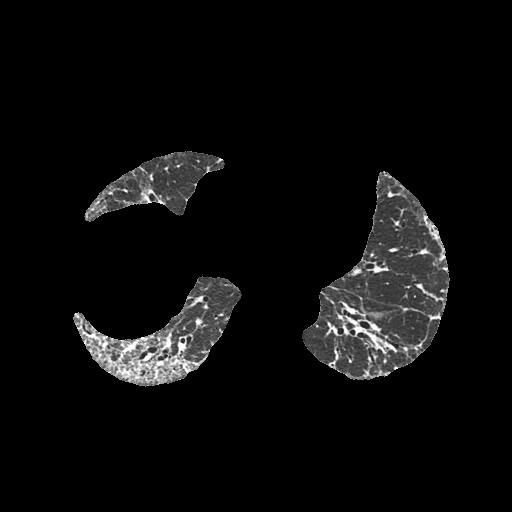
#> input picture proj/reticular_parenchyma/0100001.jpg, 512 x 512 px; its folder holds only this picture in this run
$ python part2.py
#> lines starting #> are read from the running program, lines starting #| are printed output that depends on the picture; after the words box and inside, x2 and y2 are one past the last pixel; in counts of white or black regions, pixels touching at a corner belong together
### proj/code/preProcess.py
import os
import numpy as np
import skimage.morphology as mplg
import skimage.measure as measure
import cv2


# [6 lines of commented-out code are left out]
def preprocess(path_isReticular, isReticular, open_radius, close_radius, label_size):
#> called with path_isReticular = True, isReticular = True, open_radius = 4, close_radius = 5, label_size = 300
    skip = False
    if path_isReticular:
        input_path = '../reticular_parenchyma'
        if isReticular:
            input_mask_path = "../pretreat/reticularMask/reticular"
            output_path = "../reticular_preprocess/reticular"
        else:
            skip = True
            input_mask_path = "../pretreat/reticularMask/honeycombing"
            output_path = "../reticular_preprocess/honeycombing"
    else:
        input_path = '../honeycombing_parenchyma'
        if isReticular:
            output_path = "../honeycombing_preprocess/reticular"
            input_mask_path = "../pretreat/honeycombingMask/reticular"
        else:
            output_path = "../honeycombing_preprocess/honeycombing"
            input_mask_path = "../pretreat/honeycombingMask/honeycombing"
    tmp = np.zeros((512, 512))
    if not skip:
        for root, dirs, files in os.walk(input_mask_path):
            for file in files:
                path = os.path.join(root, file)
                img = cv2.imread(path)
                gray = cv2.cvtColor(img, cv2.COLOR_BGR2GRAY)
                tmp[gray > 1] = 1

    for root, dirs, files in os.walk(input_path):
        for file in files:
            path = os.path.join(root, file)
            img = cv2.imread(path)
#> img is the input picture: shape (512, 512, 3); min 0, max 255, mean 12.2
            gray = cv2.cvtColor(img, cv2.COLOR_BGR2GRAY)
            low = 1
            high = np.max(gray)
#> high = 255
            thresh = 0
            thresh_new = (int(low) + high) / 2
#> thresh_new = 128
            while (thresh - thresh_new).__abs__() > 1:

                thresh = thresh_new
                row, col = gray.shape
                low_count = 0
                low_sum = 0
                high_count = 0
                high_sum = 0

                for i in range(row):
                    for j in range(col):
                        if gray[i, j] == 0:
                            continue
                        if gray[i, j] < thresh:
                            low_count += 1
                            low_sum += gray[i, j]
                        else:
                            high_count += 1
                            high_sum += gray[i, j]

                thresh_new = (low_sum / low_count + high_sum / high_count) / 2
#> this loop made 3 passes
#> (thresh, thresh_new) on passes 1 to 3: (128, 124.7), (124.7, 123.3), (123.3, 122.8)

            binary = np.zeros(gray.shape)
            for i in range(row):
                for j in range(col):
                    if 0 < gray[i, j] < thresh:
                        binary[i, j] = 1
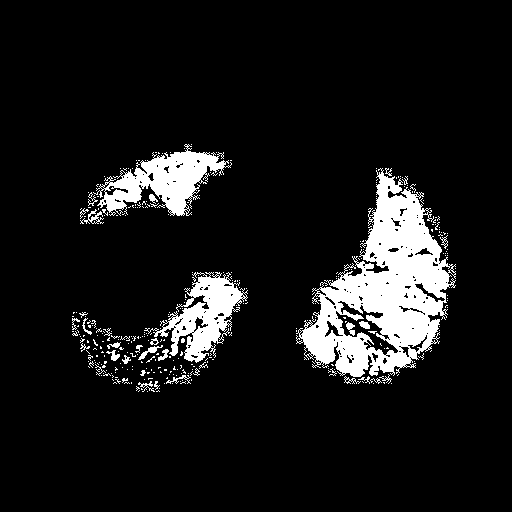
#> binary: shape (512, 512) float64; values 0 (black) and 1 (white), 9.6% white; 327 white regions (293 under 20 px), largest, box (x1, y1, x2, y2) and area: (296, 168, 456, 377) 14999, (93, 144, 232, 216) 4188, (144, 272, 248, 363) 3621

            opened = mplg.opening(binary, mplg.disk(open_radius))
            labeled = measure.label(opened, connectivity=1)
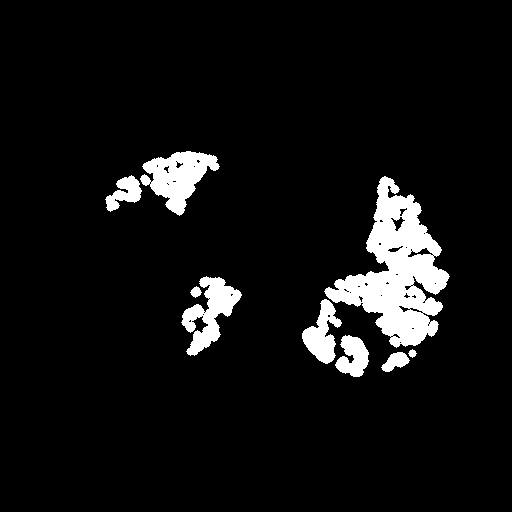
#> opened: shape (512, 512) float64; values 0 (black) and 1 (white), 6.7% white; 9 white regions, largest, box (x1, y1, x2, y2) and area: (324, 176, 450, 348) 9513, (140, 151, 220, 216) 2634, (181, 276, 242, 356) 2134
            mask_sum = np.zeros(labeled.shape)
            count = len(np.unique(labeled))
#> count = 11
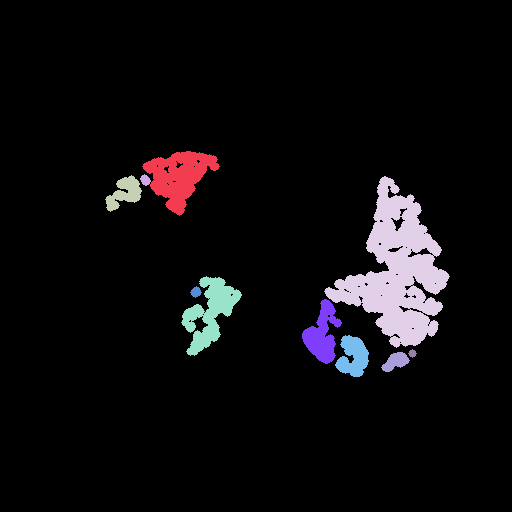
#> labeled: shape (512, 512) int64; 11 distinct labels, from 0 to 10; one colour per label, 0 black
            for i in range(count - 1):
                mask = np.zeros(labeled.shape)
                mask[labeled == i + 1] = 1
                size = len(mask[mask == 1])
                if size > label_size:
                    mask_sum += mask
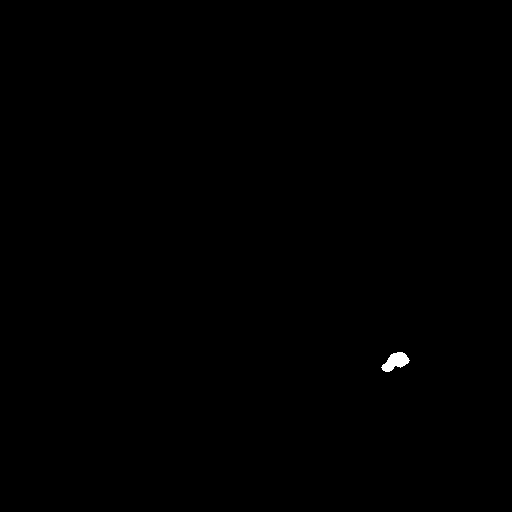
#> mask: shape (512, 512) float64; values 0 (black) and 1 (white), 0.13% white; 1 white region, box (x1, y1, x2, y2) and area: (381, 352, 410, 372) 335
#> mask_sum: shape (512, 512) float64; values 0 (black) and 1 (white), 6.7% white; 7 white regions, largest, box (x1, y1, x2, y2) and area: (324, 176, 450, 348) 9513, (142, 151, 220, 216) 2549, (181, 276, 242, 356) 2134

            closed = mplg.closing(mask_sum, mplg.disk(close_radius))

            # [8 lines of commented-out code are left out]
            img[closed == 1] = (0, 0, 0)
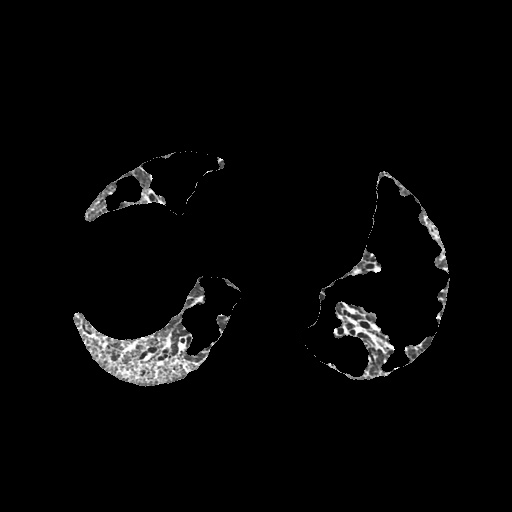
#> img: shape (512, 512, 3); 7.33% of pixels changed, all inside (x1, y1, x2, y2) = (105, 151, 450, 377)
            img[tmp == 0] = (0, 0, 0)
#> img: shape (512, 512, 3); 5.39% of pixels changed, all inside (x1, y1, x2, y2) = (72, 144, 456, 392)
            # [6 lines of commented-out code are left out]
            cv2.imwrite(os.path.join(output_path, file), img)
            # # opened[closed == 1] = 0
            # cv2.imwrite(os.path.join(mask_path, file), opened * 255)


# [3 lines that do not run on import are left out]

### proj/code/GLCM.py
import os
import cv2
import matplotlib.pyplot as plt
import numpy as np
import math
import skimage.morphology as mplg
import skimage.measure as measure

typeString = ['contrast', 'energy', 'entropy', 'homogeneity']


# gray_level = 16  # 灰度级数
# window_w, window_h = 12, 12  # 窗口大小
# dx, dy = 1, 1  # 灰度共生矩阵计算方向
#
# featureType = 3  # 对应typeString选择计算的特征值
# low, high = 0, 80  # 筛选区域，保留特征值在(low,high)之间的小窗口


# def pre(number):
#     global window_w, window_h
#     # window_w, window_h = window[number], window[number]
#     # global low
#     # low = lows[number]


# [85 lines left out: functions getMaxGrayLevel, grayDown, getGLCM, feature, feature2gray, checkWindow and 1 more, not called in this run]


def focalSegment(path_isReticular, isReticular):
    if path_isReticular:
        if isReticular:
            result_path = "../reticular_result/reticular"
            parenchyma_path = "../reticular_preprocess/reticular"
        else:
            result_path = "../reticular_result/honeycombing"
            parenchyma_path = "../reticular_preprocess/honeycombing"
    else:
        if isReticular:
            result_path = "../honeycombing_result/reticular"
            parenchyma_path = "../honeycombing_preprocess/reticular"
        else:
            result_path = "../honeycombing_result/honeycombing"
            parenchyma_path = "../honeycombing_preprocess/honeycombing"

    if isReticular:
        gray_level = 16  # 灰度级数
        window_w, window_h = 5, 5  # 窗口大小
        dx, dy = 0, 1  # 灰度共生矩阵计算方向
        featureType = 2  # 对应typeString选择计算的特征值
        low, high = -11, 0  # 筛选区域，保留特征值在(low,high)之间的小窗口
        k = 7
    else:
        gray_level = 16  # 灰度级数
        window_w, window_h = 12, 12  # 窗口大小
        dx, dy = 1, 1  # 灰度共生矩阵计算方向
        featureType = 3  # 对应typeString选择计算的特征值
        low, high = 0, 80  # 筛选区域，保留特征值在(low,high)之间的小窗口
        k = 24

    for root, dirs, files in os.walk(parenchyma_path):  # 选择计算灰度共生矩阵的图
        for filename in files:
            # 读取肺实质图像
            path = os.path.join(root, filename)
            img = cv2.imread(path)
            gray = cv2.cvtColor(img, cv2.COLOR_BGR2GRAY)
            height, width = gray.shape[:2]
            max_gray = getMaxGrayLevel(gray)
            gray = grayDown(gray, max_gray, gray_level)  # 减少灰度级数

            # [5 lines of commented-out code are left out]
            data = np.zeros(gray.shape[:2], dtype=int)

            # 按小区域计算GLCM
            hw = int(window_w / 2)
            hh = int(window_h / 2)
            for i in range(window_h, height - window_h, window_w):
                for j in range(window_w, width - window_w, window_h):
                    if gray[i][j] != 0:  # 提高计算效率
                        window = gray[i - hh:i + hh + 1, j - hw:j + hw + 1]
                        glcm = getGLCM(window, dx, dy, gray_level)

                        featureValue = feature(glcm, gray_level)
                        # contrast, energy, entropy, homogeneity = feature(glcm)
                        # cont[i - hh:i + hh + 1, j - hw:j + hw + 1] = contrast
                        # nrg[i - hh:i + hh + 1, j - hw:j + hw + 1] = energy
                        # ntp[i - hh:i + hh + 1, j - hw:j + hw + 1] = entropy
                        # hom[i - hh:i + hh + 1, j - hw:j + hw + 1] = homogeneity
                        data[i - hh:i + hh + 1, j - hw:j + hw + 1] = featureValue[featureType]

            compareImg = data

            # [10 lines of commented-out code are left out]
            mask = np.zeros(gray.shape[:2], dtype=np.uint8)
            for i in range(height):
                for j in range(width):
                    if low < compareImg[i][j] < high:
                        mask[i][j] = 255
            # 填空隙
            # mask = mplg.opening(mask, mplg.disk(2))
            mask = mplg.closing(mask, mplg.disk(k))
            # mask = mplg.opening(mask, mplg.disk((window_h+window_w)/4))

            if isReticular:
                for i in range(height):
                    for j in range(width):
                        if checkWindow(gray[i:i + 6, j:j + 6], 14):
                            mask[i:i + 6, j:j + 6] = 0

            img[mask == 0] = 0
            # 输出最终病灶结果
            cv2.imwrite(os.path.join(result_path, filename), img)


# [5 lines of commented-out code are left out]


def IOUResult(path_isReticular, isReticular):
    if path_isReticular:
        if isReticular:
            answer_path = "../pretreat/reticular"
            result_path = "../reticular_result/reticular"
        else:
            answer_path = ""
            result_path = ""

    else:
        if isReticular:
            answer_path = ""
            result_path = ""
        else:
            answer_path = "../pretreat/honeycombing"
            result_path = "../honeycombing_result/honeycombing"

    avg = 0
    for root, dirs, files in os.walk(result_path):
        for filename in files:
            path = os.path.join(root, filename)
            result = cv2.imread(path)
            answer = cv2.imread(os.path.join(answer_path, filename))
            answer_gray = cv2.cvtColor(answer, cv2.COLOR_BGR2GRAY)
            result_gray = cv2.cvtColor(result, cv2.COLOR_BGR2GRAY)

            # IOU
            intersection = 0
            union = 0
            row, col = result.shape[:2]
            for i in range(row):
                for j in range(col):
                    if answer_gray[i][j] > 0 and result_gray[i][j] > 0:
                        intersection += 1
                        union += 1
                    elif answer_gray[i][j] > 0 or result_gray[i][j] > 0:
                        union += 1
            ret = float(intersection) / float(union)
            print(filename, ' ', ret)
            avg += ret / 20

    print(" avg:", avg)


def color(path_isReticular, isReticular):
    if path_isReticular:
        final_path = "../reticular_result/final"
        if isReticular:
            result_path = "../reticular_result/reticular"
            origin_path = "../reticular"
        else:
            result_path = "../reticular_result/honeycombing"
            origin_path = "../reticular_result/final"

    else:
        final_path = "../honeycombing_result/final"
        if isReticular:
            result_path = "../honeycombing_result/reticular"
            origin_path = "../honeycombing_result/final"
        else:
            result_path = "../honeycombing_result/honeycombing"
            origin_path = "../honeycombing"

    for root, dirs, files in os.walk(result_path):
        for filename in files:
            path = os.path.join(root, filename)
            result = cv2.imread(path)
            result_gray = cv2.cvtColor(result, cv2.COLOR_BGR2GRAY)
            origin = cv2.imread(os.path.join(origin_path, filename))
            row, col = result.shape[:2]
            # 上色
            for i in range(row):
                for j in range(col):
                    if final_path == origin_path and np.abs(int(origin[i, j, 1]) - int(origin[i, j, 2])) > 50:
                        continue
                    if result_gray[i][j] > 5:
                        if isReticular:
                            if origin[i, j, 2] > 185:
                                origin[i, j] = (185, 185, 255)
                            else:
                                origin[i][j][2] += 70
                        else:
                            if origin[i, j, 1] > 185:
                                origin[i, j] = (185, 255, 185)
                            else:
                                origin[i][j][1] += 70
            cv2.imwrite(os.path.join(final_path, filename), origin)


# [4 lines that do not run on import are left out]

### proj/code/pretreatMask.py
import os
import cv2
import matplotlib.pyplot as plt
import numpy as np
import re


# [43 lines left out: function match, not called in this run]
    # [9 lines of commented-out code are left out]


def focalSegment(isReticular):
    # 对不同病灶的处理仅需修改参数isReticular，会相应修改路径、筛选颜色、大小等
    if isReticular:
        reticular_path = "../reticular"
        pretreat_path = "../pretreat/reticular"
        pretreat_mask_path = "../pretreat/reticularMask"
    else:
        reticular_path = "../honeycombing"
        pretreat_path = "../pretreat/honeycombing"
        pretreat_mask_path = "../pretreat/honeycombingMask"

    for root, dirs, files in os.walk(reticular_path):
        for filename in files:
            if "snapshot" in filename:
                path = os.path.join(root, filename)
                standard = cv2.imread(path)

                gray = cv2.cvtColor(standard, cv2.COLOR_BGR2GRAY)
                row_size, col_size = gray.shape
                # 去除左下角水印
                # print(col_size, row_size)
                for i in range(row_size - 150, row_size):
                    for j in range(200):
                        gray[i][j] = 0

                # 获取相应原图
                num = re.sub("\D", "", filename)
                originname = num.zfill(2) + "00001.jpg"
                originpath = os.path.join(reticular_path, originname)
                origin = cv2.imread(originpath)
                target = cv2.cvtColor(origin, cv2.COLOR_BGR2GRAY)

                # 匹配缩放
                # match(gray, target)
                # continue

                if isReticular:
                    standard = cv2.resize(standard, (470, 346))  # reticular
                else:
                    standard = cv2.resize(standard, (529, 391))  # honeycombing

                hsv = cv2.cvtColor(standard, cv2.COLOR_BGR2HSV)

                # 提取黄色
                low_hsv = np.array([26, 43, 46])
                high_hsv = np.array([34, 255, 255])
                reticularMask = cv2.inRange(hsv, lowerb=low_hsv, upperb=high_hsv)

                # 提取紫色
                low_hsv = np.array([125, 43, 46])
                high_hsv = np.array([155, 255, 255])
                honeyMask = cv2.inRange(hsv, lowerb=low_hsv, upperb=high_hsv)
                # mask = cv2.cvtColor(mask, cv2.COLOR_BGR2GRAY)

                # 去除左下角水印
                # print(col_size, row_size)
                small_row_size, small_col_size = reticularMask.shape
                for i in range(small_row_size - 47, small_row_size):
                    for j in range(63):
                        reticularMask[i][j] = 0
                # 新建与origin对齐的mask
                row_size, col_size = origin.shape[:2]
                newmaskR = np.zeros(origin.shape, dtype=np.uint8)
                newmaskH = np.zeros(origin.shape, dtype=np.uint8)

                small_col_size = min(small_col_size, col_size)
                for i in range(small_row_size - 1):
                    for j in range(small_col_size - 1):
                        if isReticular:
                            newmaskR[i + 82][j + 20] = reticularMask[i][j]  # reticular
                            newmaskH[i + 82][j + 20] = honeyMask[i][j]
                        else:
                            newmaskR[i + 60][j] = reticularMask[i][j + 9]
                            newmaskH[i + 60][j] = honeyMask[i][j + 9]

                rpath = os.path.join(pretreat_mask_path, "reticular")
                hpath = os.path.join(pretreat_mask_path, "honeycombing")
                cv2.imwrite(os.path.join(rpath, originname), newmaskR)
                cv2.imwrite(os.path.join(hpath, originname), newmaskH)

                # 匹配原图
                # standard[mask == 0] = (0, 0, 0)
                # gray = cv2.cvtColor(standard, cv2.COLOR_BGR2GRAY)
                # cv2.imwrite(os.path.join(pretreat_path, originname), gray)
                if isReticular:
                    origin[newmaskR == 0] = 0
                else:
                    origin[newmaskH == 0] = 0

                cv2.imwrite(os.path.join(pretreat_path, originname), origin)


# [2 lines that do not run on import are left out]

### proj/code/part2.py
import os
import numpy as np
import skimage.morphology as mplg
import skimage.measure as measure
import cv2
import scipy.ndimage as ndimage

from preProcess import preprocess
import GLCM
import pretreatMask


def finalResult():
    # for reticular 针对该文件夹内图像
    print('for files in reticular')
    # 获取标准病灶掩膜
    pretreatMask.focalSegment(isReticular=True)
    # 对图像进行预处理
    preprocess(True, True, 4, 5, 300)
    GLCM.focalSegment(path_isReticular=True, isReticular=True)  # 算reticular
    GLCM.IOUResult(path_isReticular=True, isReticular=True)  # 算分
    GLCM.color(path_isReticular=True, isReticular=True)  # 上色
    preprocess(True, False, 4, 5, 300)
#> the loop in preprocess (call 2), `while (thresh - thresh_new).__abs__() > 1: ` made 3 passes
    GLCM.focalSegment(path_isReticular=True, isReticular=False)  # 算蜂巢
    GLCM.color(path_isReticular=True, isReticular=False)  # 上色

    # for honeycombing
    print('for files in honeycombing')
    pretreatMask.focalSegment(isReticular=False)
    preprocess(False, False, 4, 10, 2000)
    GLCM.focalSegment(path_isReticular=False, isReticular=False)  # 算蜂巢
    GLCM.IOUResult(path_isReticular=False, isReticular=False)  # 算分
    GLCM.color(path_isReticular=False, isReticular=False)  # 上色
    preprocess(False, True, 4, 10, 2000)
    GLCM.focalSegment(path_isReticular=False, isReticular=True)  # 算reticular
    GLCM.color(path_isReticular=False, isReticular=True)  # 上色


if __name__ == '__main__':
    finalResult()
